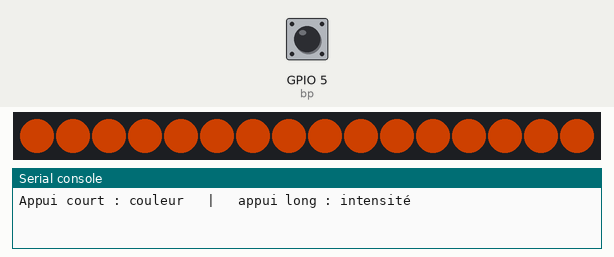
This program was run on a simulated ESP32 board running MicroPython. Shown: 16 RGB LEDs in strip order, left to right, the last lines printed to the serial console. Inputs (shaded band) come from the test bench; at power-on: GPIO 5 (bp) HIGH. Dim RGB values are drawn brighter than linear.

Above: at 1.2 s.
1.3 s: GPIO 5 (bp) pulled LOW for 0.15 s
At 1.73 s:
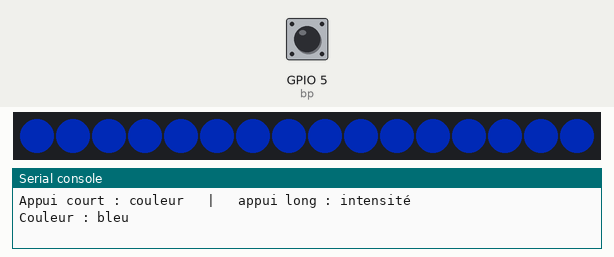
2.0 s: GPIO 5 (bp) pulled LOW for 0.15 s
At 2.37 s:
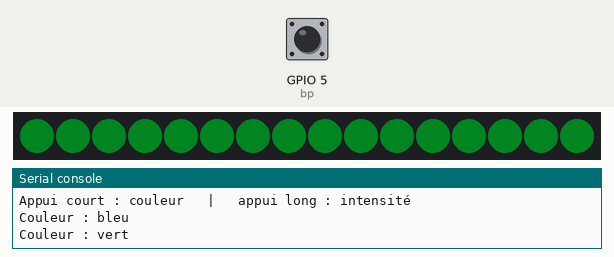
2.7 s: GPIO 5 (bp) pulled LOW for 0.15 s
At 3.31 s:
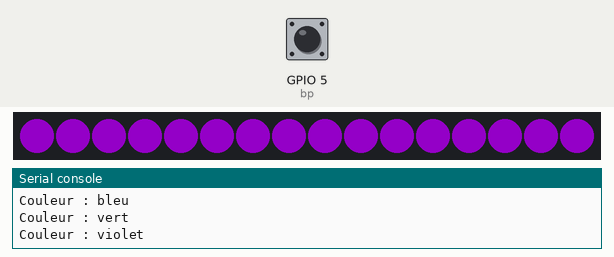
3.4 s: GPIO 5 (bp) pulled LOW for 1 s
5.0 s: GPIO 5 (bp) pulsed LOW 2 times (0.12 s each, 0.3 s apart)
At 5.53 s:
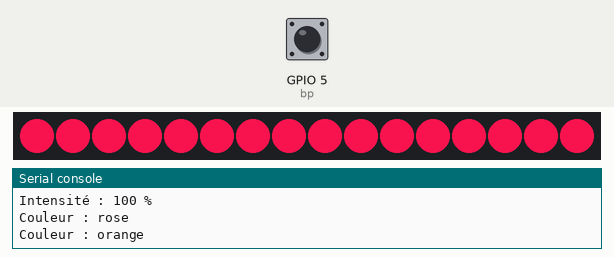
Timing chart, 0 to 8.0 s (numbered marks = the images above; inputs shaded):
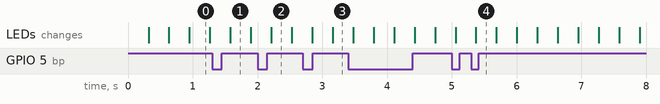

Measured:
- after the input at 1.3 s, the LEDs: change after 0.28 s (image 1)
- after the input at 2.0 s, the LEDs: change after 0.21 s (image 2)
- after the input at 2.7 s, the LEDs: first differ from a run without the input after 0.46 s (image 3)
- after the input at 5.0 s, the LEDs: first differ from a run without the input after 0.37 s (image 4)

The program:

05_veilleuse.py
```python
# Atelier 02 — Aller plus loin n°5 : veilleuse qui respire
# Fablab Ardèche — MicroPython
#
# Tout le bandeau « respire » (la luminosité monte et descend en douceur).
#   - appui COURT sur le bouton : couleur suivante
#   - appui LONG (plus de 0,6 s) : intensité maximale suivante (25 %, 50 %, 100 %)
#
# Matériel : ESP32 + bandeau NeoPixel 16 LED + 1 bouton poussoir
# Connexions : DATA → GPIO18, bouton (BP) entre GPIO5 et GND

from machine import Pin
from neopixel import NeoPixel
import time

N = 16
np = NeoPixel(Pin(18, Pin.OUT), N)
bp = Pin(5, Pin.IN, Pin.PULL_UP)

COULEURS = [
    ("orange", (255, 80, 0)),
    ("bleu",   (0, 60, 255)),
    ("vert",   (0, 220, 60)),
    ("violet", (150, 0, 200)),
    ("rose",   (255, 20, 80)),
]
INTENSITES = [1, 2, 4]          # 1 → 25 %, 2 → 50 %, 4 → 100 %

couleur_idx = 0
intensite_idx = 1
phase = 0                       # 0 à 99 : position dans la respiration
appui_debut = None

print("Appui court : couleur   |   appui long : intensité")

while True:
    # --- respiration : onde triangulaire 0 → 50 → 0 ---
    niveau = phase if phase < 50 else 100 - phase
    phase = (phase + 1) % 100
    facteur = niveau * INTENSITES[intensite_idx]        # 0 à 200
    r, v, b = COULEURS[couleur_idx][1]
    teinte = (r * facteur // 200, v * facteur // 200, b * facteur // 200)
    for i in range(N):
        np[i] = teinte
    np.write()

    # --- bouton : on mesure la durée de l'appui ---
    if bp.value() == 0:
        if appui_debut is None:
            appui_debut = time.ticks_ms()
    elif appui_debut is not None:
        duree = time.ticks_diff(time.ticks_ms(), appui_debut)
        appui_debut = None
        if duree > 600:
            intensite_idx = (intensite_idx + 1) % len(INTENSITES)
            print("Intensité :", INTENSITES[intensite_idx] * 25, "%")
        elif duree > 30:
            couleur_idx = (couleur_idx + 1) % len(COULEURS)
            print("Couleur :", COULEURS[couleur_idx][0])

    time.sleep_ms(20)
```
